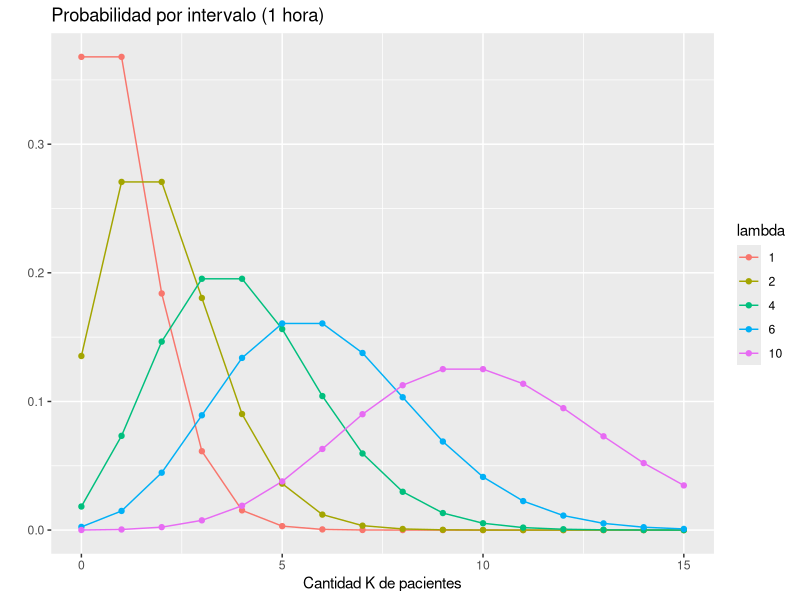
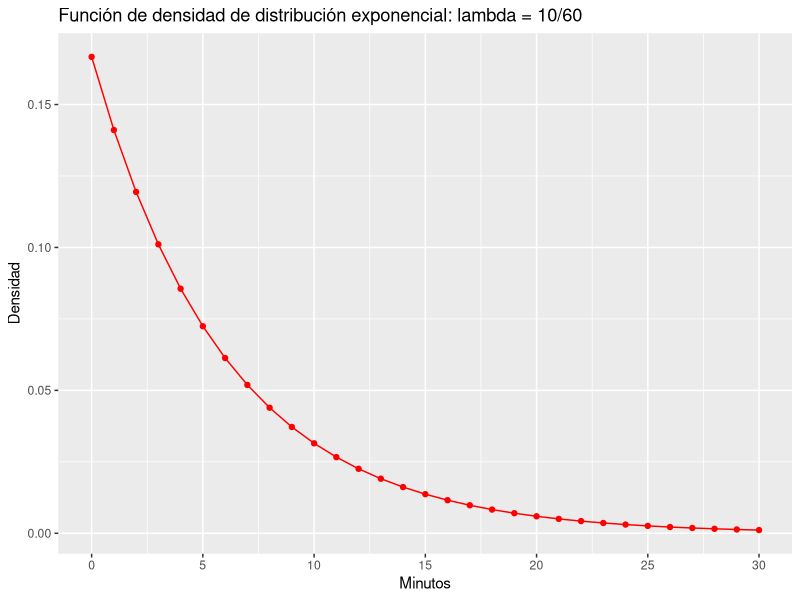
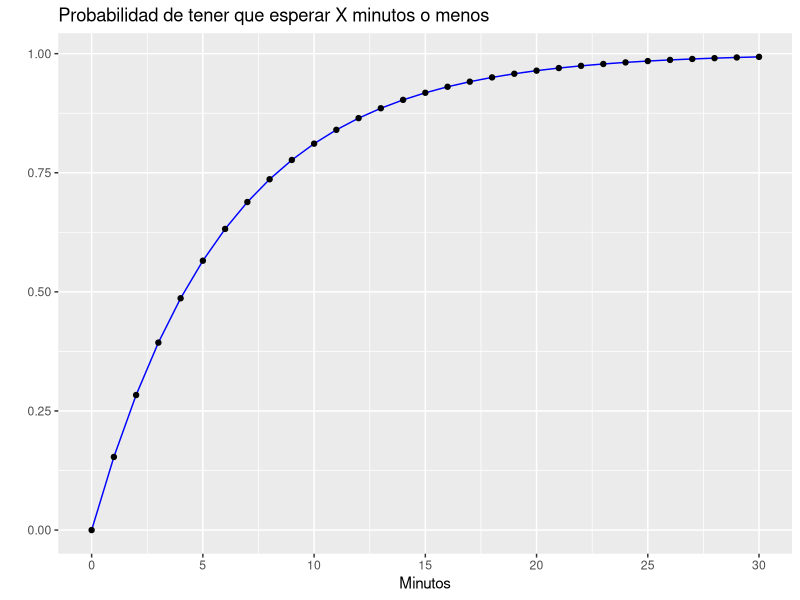
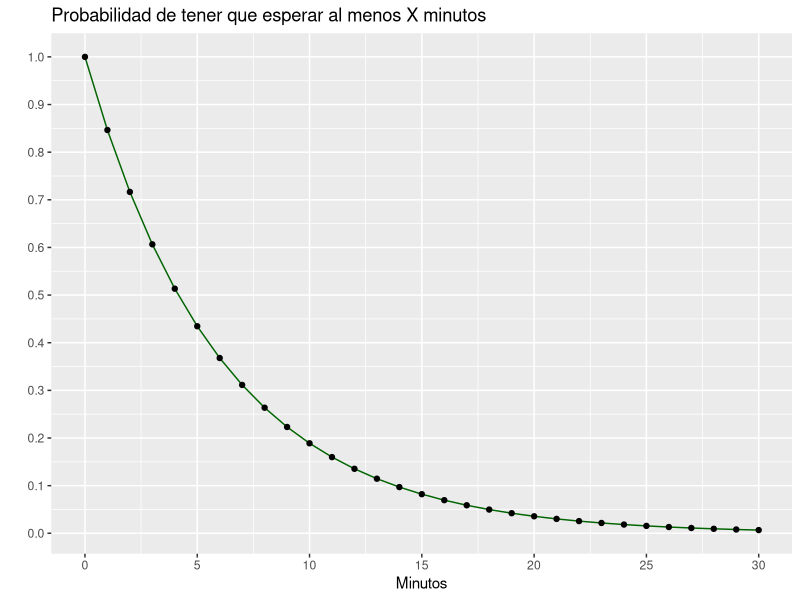

Source code (R) for these figures, in order:
## ---- chunk 1
library(tidyverse)
## ---- chunk 2

lambda = c(1,2,4,6,10)
k = seq(0,max(lambda)*1.5)
df <- expand.grid(lambda = as.factor(lambda), k = k) %>%
  mutate(poisson = dpois(k, as.numeric(as.character(lambda))))

ggplot(data = df, aes(x = k, y =poisson, colour = lambda)) + 
  geom_line() + 
  geom_point() + 
  ggtitle("Probabilidad por intervalo (1 hora)") +
  xlab("Cantidad K de pacientes") + 
  ylab("")


## ---- chunk 3

lambda = c(10)
t = seq(0,30, by = 1)
df2 <- expand.grid(lambda = as.factor(lambda), t = t) %>%
  mutate(exponencial = dexp(t, as.numeric(as.character(lambda))/60))

ggplot(data = df2, aes(x = t, y =exponencial)) + 
  geom_line(colour = "red") + 
  geom_point(colour = "red") + 
  ggtitle("Función de densidad de distribución exponencial: lambda = 10/60") +
  xlab("Minutos") +
  ylab("Densidad") +
  scale_x_continuous(breaks = seq(0,30, by = 5))
## ---- chunk 4


lambda = c(10)
t = seq(0,max(lambda)*3, by = 1)
df2 <- expand.grid(lambda = as.factor(lambda), t = t) %>%
  mutate(exponencial = pexp(t, as.numeric(as.character(lambda))/60))

ggplot(data = df2, aes(x = t, y =exponencial)) + 
  geom_line(colour = "blue") + 
  geom_point() + 
  ggtitle("Probabilidad de tener que esperar X minutos o menos") +
  xlab("Minutos") + 
  ylab("") +
  scale_x_continuous(breaks = seq(0,30, by = 5))

## ---- chunk 5


lambda = c(10)
t = seq(0,max(lambda)*3, by = 1)
df2 <- expand.grid(lambda = as.factor(lambda), t = t) %>%
  mutate(exponencial = pexp(t, as.numeric(as.character(lambda))/60, lower.tail = FALSE))

ggplot(data = df2, aes(x = t, y =exponencial)) + 
  geom_line(colour = "darkgreen") + 
  geom_point() + 
  ggtitle("Probabilidad de tener que esperar al menos X minutos") +
  xlab("Minutos") + 
  ylab("") +
  scale_x_continuous(breaks = seq(0,30, by = 5)) + 
  scale_y_continuous(breaks = seq(0,1, by = 0.1))


